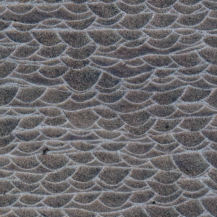
#> input picture Training/Training_1_crop1.png, 217 x 217 px
$ python model.py
#> lines starting #> are read from the running program, lines starting #| are printed output that depends on the picture
#UTEP Project
import numpy as np
import skimage
import matplotlib.pyplot as plt
import matplotlib.patches as mpatches

from PIL import Image
from scipy import ndimage as ndi
from sklearn.ensemble import RandomForestClassifier
from functools import partial

from skimage.feature import canny, blob_dog, peak_local_max
from skimage.util import invert
from skimage import data
from skimage import color
from skimage.filters import meijering, sato, frangi, hessian
from skimage.morphology import skeletonize, thin, dilation, disk,closing
from skimage.segmentation import random_walker
from skimage.filters.rank import median
from skimage import segmentation, feature, future


#Opening the training data and the test data

Image.MAX_IMAGE_PIXELS = 399279028
my_dpi = 3600

#Opening the first training image
train1_raw = Image.open('Training/Training_1_crop1.png')
#> train1_raw is the input picture: PIL image 217x217 RGBA; mean R, G, B, A 106.6, 104.7, 108, 255
train1 = train1_raw.convert('L')
train1 = np.asarray(train1)

#Opening the second training image
train2_raw = Image.open('Training/Training_2_crop88.tif')
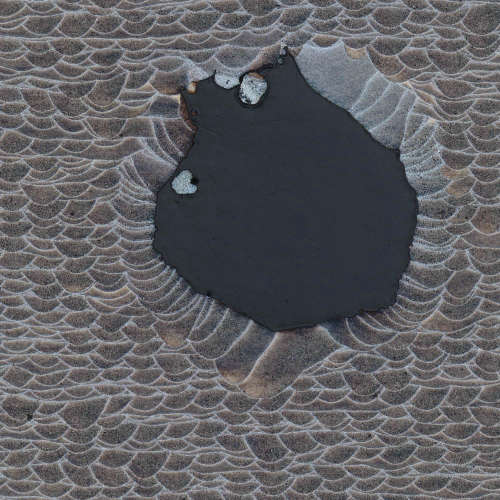
#> input picture Training/Training_2_crop88.tif, 1000 x 1000 px (shown at 1/2 size)
#> train2_raw is the input picture: PIL image 1000x1000 RGB; mean R, G, B 94.8, 94.6, 98.6
train2 = train2_raw.convert('L')
train2 = np.asarray(train2)

#Opening the third training image
train3_raw = Image.open('Training/Training_3_difficult.tif')
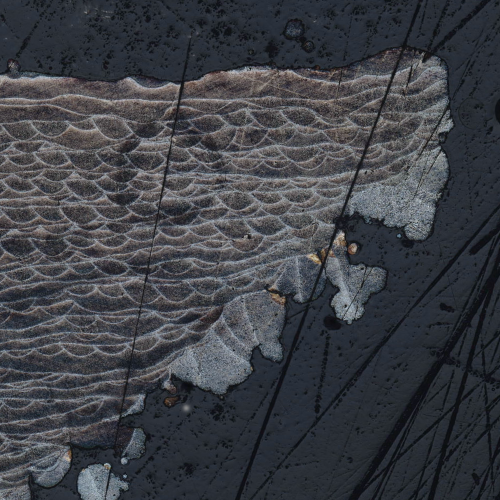
#> input picture Training/Training_3_difficult.tif, 1000 x 1000 px (shown at 1/2 size)
#> train3_raw is the input picture: PIL image 1000x1000 RGB; mean R, G, B 62.4, 64.8, 70.7
train3 = train3_raw.convert('L')
train3 = np.asarray(train3)

#Opening the fourth training image
train4_raw = Image.open('Training/Training_4_crop393.tif')
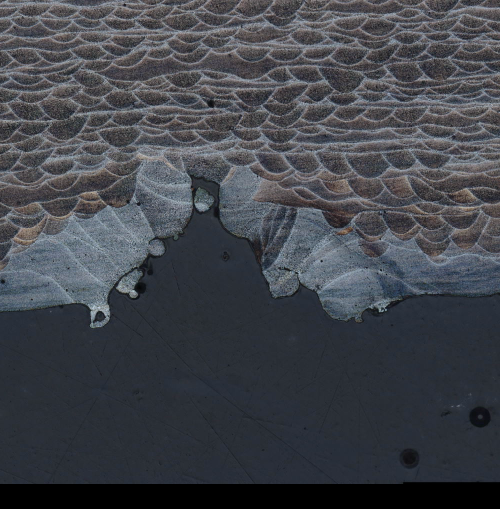
#> input picture Training/Training_4_crop393.tif, 1000 x 1018 px (shown at 1/2 size)
#> train4_raw is the input picture: PIL image 1000x1018 RGB; mean R, G, B 66.1, 69.1, 75.6
train4 = train4_raw.convert('L')
train4 = np.asarray(train4)

'''
#Visualizing training images
plt.imshow(train1,cmap=plt.cm.gray)
plt.show()
plt.imshow(train2,cmap=plt.cm.gray)
plt.show()
plt.imshow(train3,cmap=plt.cm.gray)
plt.show()
plt.imshow(train4,cmap=plt.cm.gray)
plt.show()
'''

#Opening the first training mask
train1_mask = np.load('Training/Training_1_mask.npy')
#> (reads Training/Training_1_mask.npy from the repository)

#Opening the second training mask
#> (the run stopped early here; a loop or call above may not have finished)
